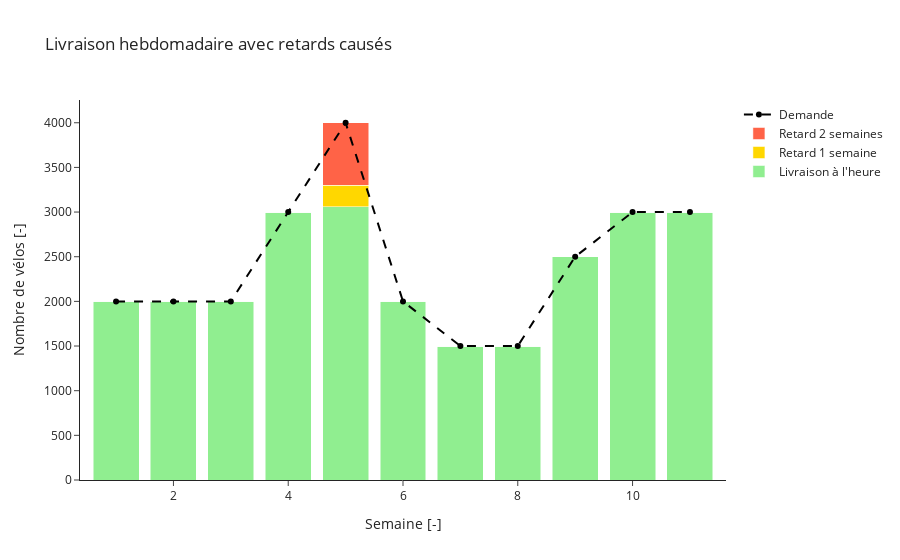

Source (notebook cell):
### Markdown cell above
Le tableau ci-dessus présente un résumé semaine par semaine des résultats obtenus.

### Code cell
df_all["Satisfaction"] = df_all["Demande"] - df_all["R1"] - df_all["R2"]
fig = go.Figure()
fig.add_trace(go.Bar(x=df_all["Semaine"], y=df_all["Satisfaction"], name="Livraison à l'heure", marker_color="lightgreen"))
fig.add_trace(go.Bar(x=df_all["Semaine"], y=df_all["R1"], name="Retard 1 semaine", marker_color="gold"))
fig.add_trace(go.Bar(x=df_all["Semaine"], y=df_all["R2"], name="Retard 2 semaines", marker_color="tomato"))
fig.add_trace(go.Scatter(x=df_all["Semaine"], y=df_all["Demande"], name="Demande", mode="lines+markers", line=dict(color="black", dash="dash")))
fig.update_layout(barmode='stack', title="Livraison hebdomadaire avec retards causés", xaxis_title="Semaine [-]", yaxis_title="Nombre de vélos [-]", template="simple_white")
fig.show()

### Figure 1 — Plotly figure (JSON) as saved in the notebook; plotly's stock layout.template omitted (floating-point values rounded to 4 significant figures)
{"data": [{"marker": {"color": "lightgreen"}, "name": "Livraison à l'heure", "type": "bar", "x": [1, 2, 3, 4, 5, 6, 7, 8, 9, 10, 11], "y": [2000, 2000, 2000, 3000, 3060, 2000, 1500, 1500, 2500, 3000, 3000]}, {"marker": {"color": "gold"}, "name": "Retard 1 semaine", "type": "bar", "x": [1, 2, 3, 4, 5, 6, 7, 8, 9, 10, 11], "y": [0, 0, 0, 0, 240, 0, 0, 0, 0, 0, 0]}, {"marker": {"color": "tomato"}, "name": "Retard 2 semaines", "type": "bar", "x": [1, 2, 3, 4, 5, 6, 7, 8, 9, 10, 11], "y": [0, 0, 0, 0, 700, 0, 0, 0, 0, 0, 0]}, {"line": {"color": "black", "dash": "dash"}, "mode": "lines+markers", "name": "Demande", "type": "scatter", "x": [1, 2, 3, 4, 5, 6, 7, 8, 9, 10, 11], "y": [2000, 2000, 2000, 3000, 4000, 2000, 1500, 1500, 2500, 3000, 3000]}], "layout": {"barmode": "stack", "title": {"text": "Livraison hebdomadaire avec retards causés"}, "xaxis": {"title": {"text": "Semaine [-]"}}, "yaxis": {"title": {"text": "Nombre de vélos [-]"}}}}
